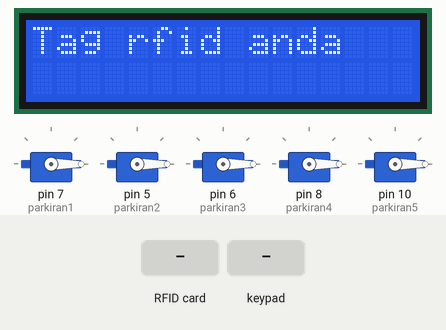
Simulated run of this sketch. Board: Arduino Uno, built with avr-gcc and run on an emulated ATmega328P. Shown: 5 × servo, 16×2 character LCD. The inputs (shaded band) are chosen by the test bench.

Above: at 1.3 s.
1.4 s: RFID card B9 78 7F 98 held to the reader
At 4.1 s:
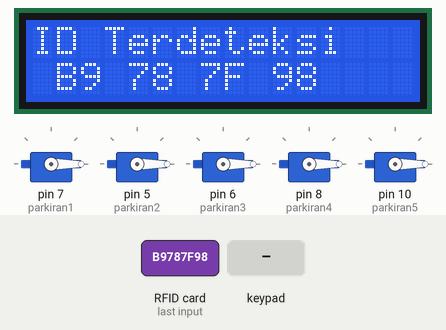
9.2 s: keypad keys 3 2 1 0 pressed 1.5 s apart
At 11.6 s:
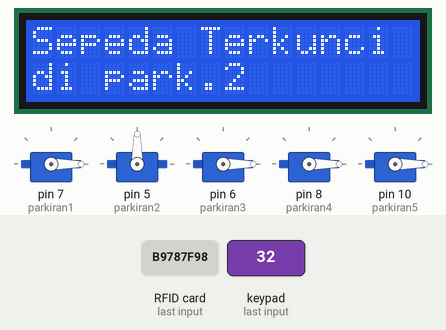
20.2 s: RFID card 62 F2 CD 1A held to the reader
At 22.2 s:
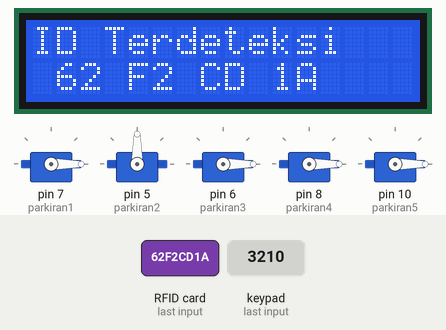
28.0 s: RFID card 59 38 09 BA held to the reader
35.8 s: key '4' pressed
At 43.5 s:
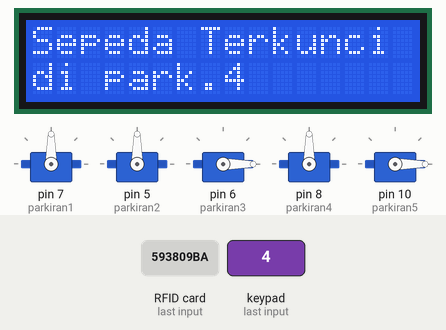
43.6 s: RFID card 5E 7A 19 C4 held to the reader
At 52.0 s:
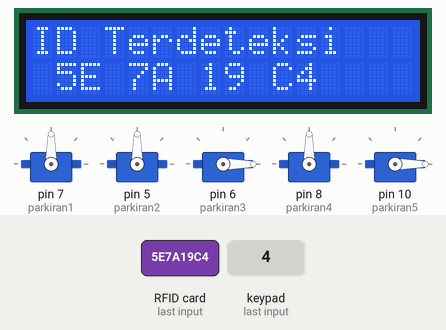
Timing chart, 0 to 53.5 s (numbered marks = the images above; inputs shaded):
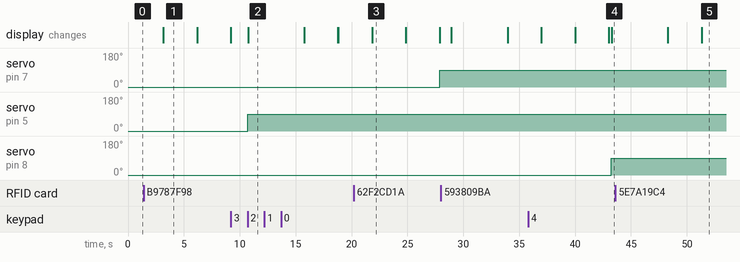

The sketch:

MengunciParkiran.ino
```cpp
#include <Keypad.h>
#include <Servo.h>
#include <LiquidCrystal_I2C.h>
#include <Wire.h>
#include <EEPROM.h>
#include <MFRC522.h>
#include <SPI.h>

MFRC522 mfrc522(4, 9);
LiquidCrystal_I2C lcd(0x27, 16, 2);

Servo parkiran1;
Servo parkiran2;
Servo parkiran3;
Servo parkiran4;
Servo parkiran5;

const byte numRows = 4;
const byte numCols = 4;

boolean RFIDMode = true;
String tagUID_1 = "B9 78 7F 98";
String tagUID_2 = "62 F2 CD 1A";
String tagUID_3 = "59 38 09 BA";
String tagUID_4 = "D9 F3 2F 99";
String tagUID_5 = "D9 99 9B 98";

char key_pressed = 0;
uint8_t i = 0;

char keymap[numRows][numCols] =
{
  {'1', '2', '3', 'A'},
  {'4', '5', '6', 'B'},
  {'7', '8', '9', 'C'},
  {'*', '0', '#', 'D'}
};

byte rowPins[numRows] = {A3, A2, A1, A0};
byte colPins[numCols] = {3, 2, 1, 0};

Keypad myKeypad = Keypad(makeKeymap(keymap), rowPins, colPins, numRows, numCols);

void setup()
{
  Serial.begin(9600);
  parkiran1.attach(7);
  parkiran2.attach(5);
  parkiran3.attach(6);
  parkiran4.attach(8);
  parkiran5.attach(10);
  parkiran1.write(0);
  parkiran2.write(0);
  parkiran3.write(0);
  parkiran4.write(0);
  parkiran5.write(0);
  lcd.begin();
  lcd.backlight();
  SPI.begin();
  mfrc522.PCD_Init();
  lcd.clear();
}

void loop()
{
  if (RFIDMode == true) {
    lcd.clear();
    lcd.print("Tag rfid anda");
    delay(3000);
    lcd.clear();
    // Look for new cards
    if ( ! mfrc522.PICC_IsNewCardPresent()) {
      return;
    }
    if ( ! mfrc522.PICC_ReadCardSerial()) {
      return;
    }
    String tag = "";
    for (byte j = 0; j < mfrc522.uid.size; j++)
    {
      tag.concat(String(mfrc522.uid.uidByte[j] < 0x10 ? " 0" : " "));
      tag.concat(String(mfrc522.uid.uidByte[j], HEX));
    }
    tag.toUpperCase();
    //Checking the card
    if (tag.substring(1) == tagUID_1 || tagUID_2 || tagUID_3 || tagUID_4 || tagUID_5)
    {
      lcd.clear();
      lcd.setCursor(0, 0);
      lcd.print("ID Terdeteksi");
      lcd.setCursor(0, 1);
      lcd.print(tag);
      delay(3000);
      lcd.clear();
      lcd.print("Pilih parkiran");
      lcd.setCursor(0, 1);
      lcd.print("anda...");
      delay(3000);
      lcd.clear();
      lcd.setCursor(0, 0);
      lcd.print("Masukkan no.parkir");
      RFIDMode = false; // Make RFID mode false
    }
    else
    {
      // If UID of tag is not matched.
      lcd.clear();
      lcd.setCursor(0, 0);
      lcd.print("ID tidak sesuai");
      lcd.setCursor(0, 1);
      lcd.print("Akses Ditolak");
      delay(3000);
      lcd.clear();
    }
  }

  if (RFIDMode == false) {
    char keypressed = myKeypad.getKey();
    if (keypressed != NO_KEY)
    {
      if (keypressed == '1')
      {
        lcd.clear();
        lcd.print(keypressed);
        parkiran1.write(90);
        delay(1000);
        lcd.clear();
        lcd.setCursor(0, 0);
        lcd.print("Sepeda Terkunci");
        lcd.setCursor(0, 1);
        lcd.print("di park.1");
        delay(5000);
        RFIDMode = true;

      }
      if (keypressed == '2')
      {
        lcd.print(keypressed);
        parkiran2.write(90);
        delay(15);
        lcd.clear();
        lcd.setCursor(0, 0);
        lcd.print("Sepeda Terkunci");
        lcd.setCursor(0, 1);
        lcd.print("di park.2");
        delay(5000);
        RFIDMode = true;
      }
      if (keypressed == '7')
      {
        lcd.print(keypressed);
        parkiran3.write(90);
        delay(15);
        lcd.clear();
        lcd.setCursor(0, 0);
        lcd.print("Sepeda Terkunci");
        lcd.setCursor(0, 1);
        lcd.print("di park.3");
        delay(5000);
        RFIDMode = true;
      }
      if (keypressed == '4')
      {
        lcd.print(keypressed);
        parkiran4.write(90);
        delay(15);
        lcd.clear();
        lcd.setCursor(0, 0);
        lcd.print("Sepeda Terkunci");
        lcd.setCursor(0, 1);
        lcd.print("di park.4");
        delay(5000);
        RFIDMode = true;
      }
      if (keypressed == '5')
      {
        lcd.print(keypressed);
        parkiran5.write(90);
        delay(15);
        lcd.clear();
        lcd.setCursor(0, 0);
        lcd.print("Sepeda Terkunci");
        lcd.setCursor(0, 1);
        lcd.print("di park.5");
        delay(5000);
        RFIDMode = true;
      }
    }
  }
}
```

Measured:
- after the input at 1.4 s, the display: changes after 1.8 s (image 1)
- after the input at 9.2 s, servo on pin 5 (parkiran2): 0° → 90° after 1.5 s; the display: first differs from a run without the input after 1.6 s (image 2)
- after the input at 20.2 s, servo on pin 7 (parkiran1): 0° → 90° after 7.7 s; the display: changes after 1.6 s (image 3)
- after the input at 35.8 s, servo on pin 8 (parkiran4): 0° → 90° after 7.4 s; the display: first differs from a run without the input after 7.5 s (image 4)
- after the input at 43.6 s, the display: first differs from a run without the input after 7.7 s (image 5)
- what the display in image 1 shows lasts 3.0 s, from 3.2 s to 6.2 s
